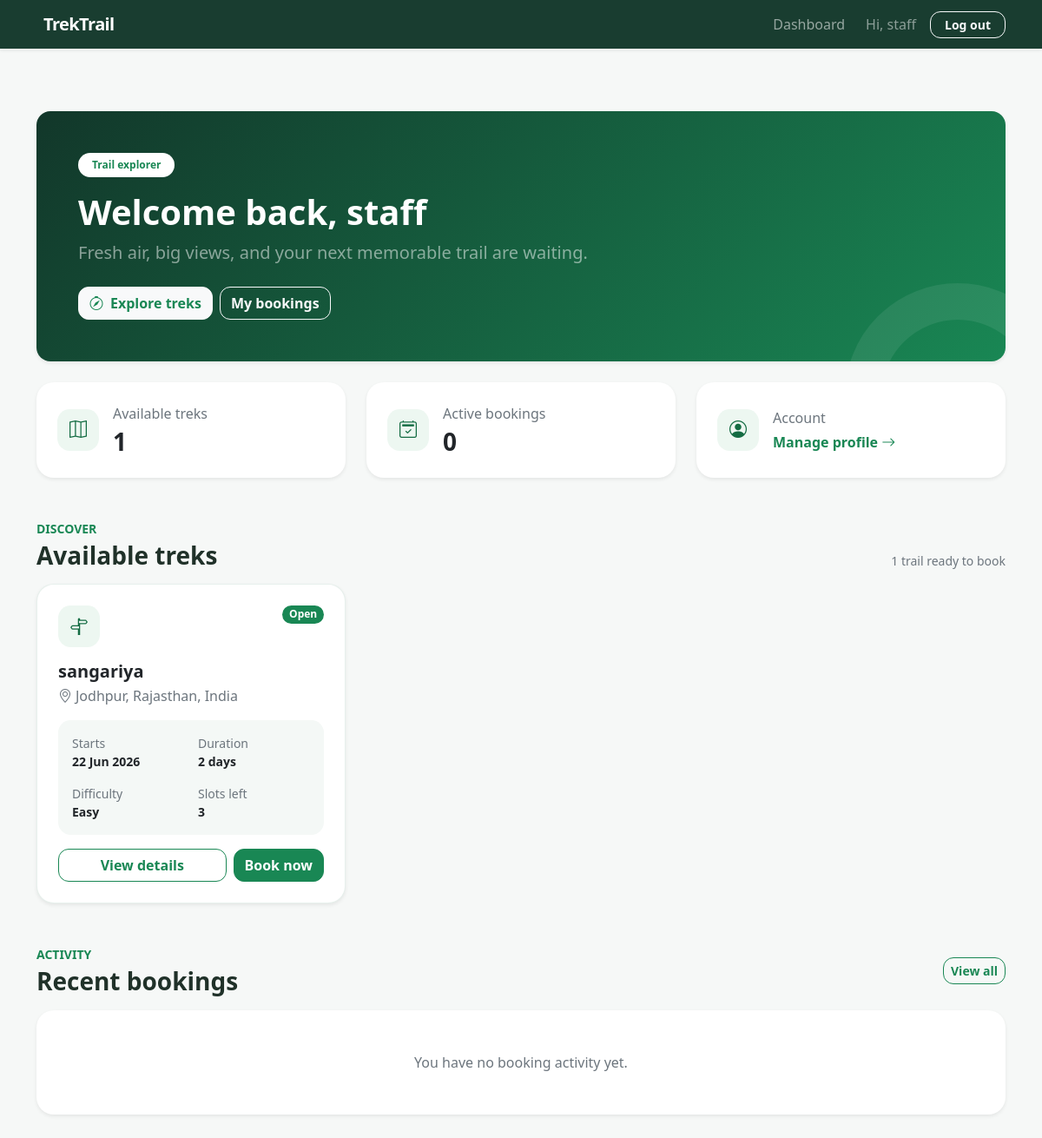
Page /user/dashboard (signed in) on the committed database.
### models.py (models this page shows)
class User(db.Model, UserMixin):
    __tablename__ = "users"
    id = db.Column(db.Integer, primary_key=True)
    name = db.Column(db.String(100), nullable=False)
    email = db.Column(db.String(120), unique=True, nullable=False)
    password = db.Column(db.String(255), nullable=False)
    role = db.Column(
        db.String(20),
        nullable=False,
        default="user"
    )
    role = db.Column(
        db.String(20),
        nullable=False,
        default="user"
    )
    status = db.Column(
        db.String(20),
        nullable=False,
        default="approved"
    )
    is_admin = db.Column(
        db.Boolean,
        default=False
    )
    created_at = db.Column(
        db.DateTime,
        default=datetime.utcnow
    )

class Trek(db.Model):
    __tablename__ = "treks"
    id = db.Column(db.Integer, primary_key=True)
    trek_name = db.Column(
        db.String(150),
        nullable=False
    )
    location = db.Column(
        db.String(150),
        nullable=False
    )
    difficulty = db.Column(
        db.String(20),
        nullable=False
    )
    duration = db.Column(
        db.Integer,
        nullable=False
    )
    available_slots = db.Column(
        db.Integer,
        nullable=False
    )
    assigned_staff_id = db.Column(
        db.Integer,
        db.ForeignKey("users.id")
    )
    status = db.Column(
        db.String(20),
        default="pending"
    )
    start_date = db.Column(
        db.Date,
        nullable=False
    )
    end_date = db.Column(
        db.Date,
        nullable=False
    )
    description = db.Column(
        db.Text
    )
    created_at = db.Column(
        db.DateTime,
        default=datetime.utcnow
    )
    assigned_staff = db.relationship(
        "User",
        backref="assigned_treks"
    )

### controller/user.py (the view)
@user_bp.route('/dashboard')
@login_required
def dashboard():
    availble_treks = Trek.query.filter_by(status='open').filter(Trek.available_slots > 0).order_by(Trek.created_at.desc()).all()
    Booked_treks = Booking.query.filter_by(user_id=current_user.id, status='booked').all()
    trek_status = {booking.trek_id: booking.status for booking in Booked_treks}
    recent_bookings = Booking.query.filter_by(user_id=current_user.id).order_by(Booking.booking_date.desc()).limit(5).all()
    return render_template('user/dashboard.html',
                        treks=availble_treks,
                        trek_status=trek_status,
                        Booked_treks=Booked_treks,
                        recent_bookings=recent_bookings)

### app.py (called while the page is built)
@login_manager.user_loader
def load_user(user_id):
    return User.query.get(int(user_id))

### templates/user/dashboard.html (shortened to what this page needs)
{% extends "layout.html" %}
{% block content %}
<div class="container py-4 py-lg-5">
    <section class="user-hero p-4 p-lg-5 mb-4 text-white rounded-4 shadow-sm">
        <div class="row align-items-center position-relative g-4" style="z-index:1;">
            <div class="col-lg-8">
                <span class="badge rounded-pill bg-white text-success mb-3 px-3 py-2">Trail explorer</span>
                <h1 class="display-6 fw-bold mb-2">Welcome back, {{ current_user.name }}</h1>
                <p class="lead text-white-50 mb-4">Fresh air, big views, and your next memorable trail are waiting.</p>
                <div class="d-flex flex-wrap gap-2">
                    <a class="btn btn-light text-success" href="#available-treks"><i class="bi bi-compass me-2"></i>Explore treks</a>
                    <a class="btn btn-outline-light" href="{{ url_for('user.bookings') }}">My bookings</a>
                </div>
            </div>
        </div>
    </section>
    <div class="row g-3 g-lg-4 mb-5">
        <div class="col-sm-6 col-lg-4">
            <div class="card dashboard-card shadow-sm h-100"><div class="card-body p-4 d-flex align-items-center gap-3"><div class="icon-box"><i class="bi bi-map"></i></div><div><p class="text-secondary mb-1">Available treks</p><p class="h3 fw-bold mb-0">{{ treks|length }}</p></div></div></div>
        </div>
        <div class="col-sm-6 col-lg-4">
            <div class="card dashboard-card shadow-sm h-100"><div class="card-body p-4 d-flex align-items-center gap-3"><div class="icon-box"><i class="bi bi-calendar2-check"></i></div><div><p class="text-secondary mb-1">Active bookings</p><p class="h3 fw-bold mb-0">{{ Booked_treks|length }}</p></div></div></div>
        </div>
        <div class="col-lg-4">
            <div class="card dashboard-card shadow-sm h-100"><div class="card-body p-4 d-flex align-items-center gap-3"><div class="icon-box"><i class="bi bi-person-circle"></i></div><div><p class="text-secondary mb-1">Account</p><a class="link-success fw-semibold text-decoration-none" href="{{ url_for('user.profile') }}">Manage profile <i class="bi bi-arrow-right"></i></a></div></div></div>
        </div>
    </div>
    <section id="available-treks" class="mb-5">
        <div class="d-flex flex-column flex-sm-row justify-content-between align-items-sm-end gap-2 mb-3">
            <div><p class="text-success fw-semibold small mb-1">DISCOVER</p><h2 class="h3 fw-bold mb-0">Available treks</h2></div>
            <span class="text-secondary small">{{ treks|length }} trail{% if treks|length != 1 %}s{% endif %} ready to book</span>
        </div>
        <div class="row g-4">
            {% for trek in treks %}
            <div class="col-md-6 col-xl-4">
                <article class="card trek-card dashboard-card shadow-sm h-100">
                    <div class="card-body p-4 d-flex flex-column">
                        <div class="d-flex justify-content-between align-items-start mb-3"><div class="icon-box"><i class="bi bi-signpost-split"></i></div><span class="badge rounded-pill text-bg-success">Open</span></div>
                        <h3 class="h5 fw-bold mb-1">{{ trek.trek_name }}</h3>
                        <p class="text-secondary mb-3"><i class="bi bi-geo-alt me-1"></i>{{ trek.location }}</p>
                        <div class="trek-meta p-3 mb-3"><div class="row g-3 small">
                            <div class="col-6"><span class="text-secondary d-block">Starts</span><strong>{{ trek.start_date.strftime('%d %b %Y') }}</strong></div>
                            <div class="col-6"><span class="text-secondary d-block">Duration</span><strong>{{ trek.duration }} day{% if trek.duration != 1 %}s{% endif %}</strong></div>
                            <div class="col-6"><span class="text-secondary d-block">Difficulty</span><strong>{{ trek.difficulty|title }}</strong></div>
                            <div class="col-6"><span class="text-secondary d-block">Slots left</span><strong>{{ trek.available_slots }}</strong></div>
                        </div></div>
                        <div class="d-flex gap-2 mt-auto">
                            <a class="btn btn-outline-success flex-grow-1" href="{{ url_for('user.trek_details', trek_id=trek.id) }}">View details</a>
                            {% if trek.id in trek_status %}
                            <button class="btn btn-success" disabled><i class="bi bi-check2 me-1"></i>Booked</button>
                            {% else %}
                            <form method="post" action="{{ url_for('user.book_trek', trek_id=trek.id) }}"><button class="btn btn-success" type="submit">Book now</button></form>
                            {% endif %}
                        </div>
                    </div>
                </article>
            </div>
            {% endfor %}
        </div>
    </section>
    <section>
        <div class="d-flex justify-content-between align-items-center mb-3"><div><p class="text-success fw-semibold small mb-1">ACTIVITY</p><h2 class="h3 fw-bold mb-0">Recent bookings</h2></div><a class="btn btn-sm btn-outline-success" href="{{ url_for('user.bookings') }}">View all</a></div>
        <div class="card dashboard-card shadow-sm overflow-hidden">
            {% for booking in recent_bookings %}
            <div class="d-flex flex-column flex-sm-row align-items-sm-center gap-3 p-3 p-md-4 {% if not loop.last %}border-bottom{% endif %}">
                <div class="icon-box flex-shrink-0"><i class="bi bi-calendar-check"></i></div>
                <div class="flex-grow-1"><strong>{{ booking.trek.trek_name }}</strong><small class="text-secondary d-block">{{ booking.booking_date.strftime('%d %b %Y') }} · {{ booking.trek.location }}</small></div>
                <span class="badge {% if booking.status|lower == 'booked' %}text-bg-success{% elif booking.status|lower == 'completed' %}text-bg-primary{% else %}text-bg-secondary{% endif %}">{{ booking.status|title }}</span>
            </div>
            {% else %}
            <div class="text-center text-secondary p-5">You have no booking activity yet.</div>
            {% endfor %}
        </div>
    </section>
</div>
{% endblock %}

### templates/layout.html (shortened to what this page needs)
<!doctype html>
<html lang="en">
<head>
    <link href="https://cdn.jsdelivr.net/npm/bootstrap@5.3.3/dist/css/bootstrap.min.css" rel="stylesheet">
    <link href="https://cdn.jsdelivr.net/npm/bootstrap-icons@1.11.3/font/bootstrap-icons.min.css" rel="stylesheet">
</head>
<body class="{% block body_class %}{% endblock %}">
    {% if current_user.is_authenticated %}
    <nav class="navbar navbar-expand-lg navbar-dark sticky-top shadow-sm">
        <div class="container">
            {% if current_user.role == 'staff' and current_user.status == 'approved' %}
            <a class="navbar-brand fw-bold" href="{{ url_for('staff.dashboard') }}">
                TrekTrail
            </a>
            {% else %}
            <a class="navbar-brand fw-bold" href="{{ url_for('user.dashboard') }}">
                <i class="bi bi-mountains me-2"></i>TrekTrail
            </a>
            {% endif %}
            <div class="collapse navbar-collapse" id="mainNav">
                <ul class="navbar-nav ms-auto align-items-lg-center gap-lg-2">
                    {% if current_user.role == 'staff' and current_user.status == 'approved' %}
                    <li class="nav-item"><a class="nav-link" href="{{ url_for('staff.dashboard') }}">Dashboard</a></li>
                    {% else %}
                    <li class="nav-item"><a class="nav-link" href="{{ url_for('user.dashboard') }}">Dashboard</a></li>
                    {% endif %}
                    <li class="nav-item"><span class="nav-link text-white-50">Hi, {{ current_user.name }}</span></li>
                    <li class="nav-item">
                        <form method="post" action="{{ url_for('auth.logout') }}">
                            <button class="btn btn-outline-light btn-sm px-3" type="submit">Log out</button>
                        </form>
                    </li>
                </ul>
            </div>
        </div>
    </nav>
    {% endif %}
    <main class="page-shell {% block main_class %}{% endblock %}">
        <div class="container pt-4">
        </div>
        {% block content %}{% endblock %}
    </main>
</body>
</html>

### templates/layout.html (style rules this page uses)
:root { --trek-green: #146c43; --trek-dark: #12372a; --trek-light: #edf7f1; }
body { min-height: 100vh; background: #f6f8f7; color: #203129; }
.navbar-brand { letter-spacing: -.03em; }
.navbar { background: rgba(18, 55, 42, .97); }
.page-shell { min-height: calc(100vh - 66px); }
.btn { border-radius: .75rem; font-weight: 600; }
.dashboard-card { border: 0; border-radius: 1.25rem; }
.icon-box { width: 48px; height: 48px; display: grid; place-items: center; border-radius: .9rem; background: var(--trek-light); color: var(--trek-green); font-size: 1.25rem; }

### templates/user/dashboard.html (style rules this page uses)
.user-hero { position: relative; overflow: hidden; background: linear-gradient(135deg, #12372a, #198754); }
.user-hero::after { content: ""; position: absolute; width: 260px; height: 260px; right: -75px; bottom: -170px; border: 42px solid rgba(255,255,255,.08); border-radius: 50%; }
.trek-card { border: 1px solid rgba(20,108,67,.1); transition: transform .2s ease, box-shadow .2s ease; }
.trek-meta { background: #f4f8f6; border-radius: .9rem; }

### rows in the picture
User: name "staff"
Trek: trek_name "sangariya", location "Jodhpur, Rajasthan, India", start_date "22 Jun 2026", duration "2", difficulty "Easy", available_slots "3"

### other values in the picture
{{ treks|length }} "1"
{{ Booked_treks|length }} "0"
